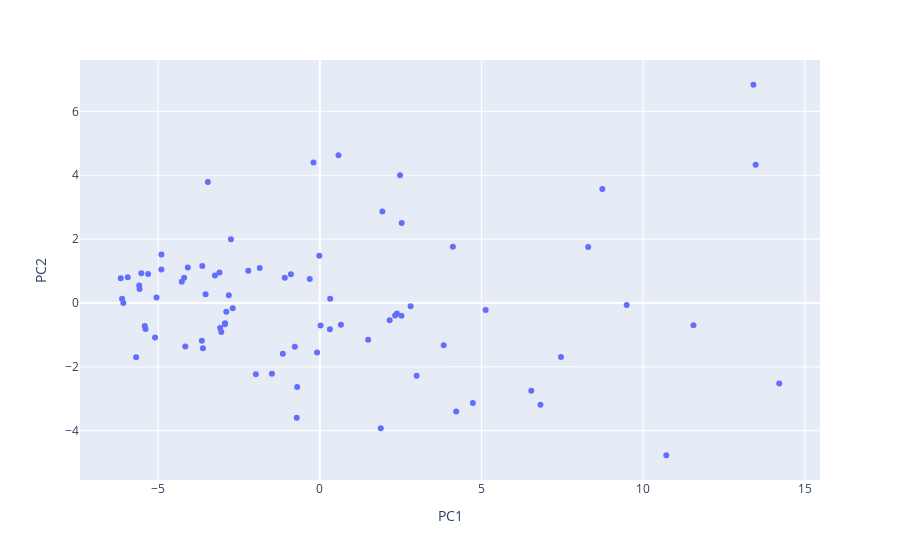

The cell this chart's notebook holds for it:
### Markdown cell above
Need to check if this is implemented correctly

### Code cell
pca_dataFrame = pd.DataFrame(data=principal_components, columns=[f"PC{i+1}" for i in range(num_components)])
print(pca_dataFrame)
data = pd.concat([data[['player', 'player_id', 'season']], pca_dataFrame], axis=1)
data = data.dropna(axis=0, inplace=False)
print(data)

import plotly.express as px
#fig_2d = px.scatter_3d(pca_dataFrame, x='PC1', y='PC2', z = 'PC3')
fig_2d = px.scatter(pca_dataFrame, x='PC1', y='PC2')
fig_2d.show()

### Figure 1 — Plotly figure (JSON) as saved in the notebook; plotly's stock layout.template omitted (floating-point values rounded to 4 significant figures)
{"data": [{"hovertemplate": "PC1=%{x}<br>PC2=%{y}<extra></extra>", "legendgroup": "", "marker": {"color": "#636efa", "symbol": "circle"}, "mode": "markers", "name": "", "orientation": "v", "showlegend": false, "type": "scatter", "x": [2.526, 8.736, 2.33, 5.128, 4.734, 0.02392, 14.21, 2.161, -2.813, -3.461, 6.54, 2.995, -3.046, -1.856, -2.21, 6.823, -0.1948, 1.886, -5.584, 13.41, 11.55, -3.081, -0.3103, -1.976, 8.299, 2.482, -1.143, -5.413, -4.194, -4.267, 10.72, -4.899, 7.458, -2.935, -3.647, -2.928, 2.385, -1.082, -5.093, 4.116, -5.679, 0.6534, 3.832, 9.491, 0.3135, -4.081, -5.518, -1.48, 0.3214, -5.389, -5.049, -3.531, -0.7131, -0.8936, -5.307, -5.573, -3.633, -4.158, -2.692, -6.074, -0.01486, 0.5774, -4.896, -5.938, -0.6993, -6.114, -3.102, -2.747, 13.48, 1.935, 4.219, 2.534, -3.613, -0.7717, -3.242, -0.08295, -2.891, -6.154, 2.81, 1.497], "xaxis": "x", "y": [-0.3977, 3.573, -0.3898, -0.2194, -3.133, -0.7034, -2.52, -0.5437, 0.2418, 3.79, -2.751, -2.279, -0.9077, 1.099, 1.011, -3.19, 4.403, -3.925, 0.5458, 6.835, -0.693, -0.7866, 0.7551, -2.23, 1.753, 4.002, -1.59, -0.7167, 0.7939, 0.6626, -4.768, 1.048, -1.691, -0.6639, -1.181, -0.631, -0.3251, 0.7911, -1.083, 1.761, -1.701, -0.6818, -1.325, -0.0643, -0.8206, 1.109, 0.9337, -2.215, 0.1316, -0.815, 0.1711, 0.2759, -3.596, 0.9001, 0.9074, 0.4381, 1.157, -1.361, -0.1609, 0.003903, 1.478, 4.626, 1.518, 0.8074, -2.63, 0.1331, 0.9547, 1.999, 4.328, 2.869, -3.401, 2.505, -1.415, -1.368, 0.8653, -1.547, -0.2763, 0.7788, -0.1037, -1.152], "yaxis": "y"}], "layout": {"legend": {"tracegroupgap": 0}, "margin": {"t": 60}, "xaxis": {"anchor": "y", "domain": [0, 1], "title": {"text": "PC1"}}, "yaxis": {"anchor": "x", "domain": [0, 1], "title": {"text": "PC2"}}}}
